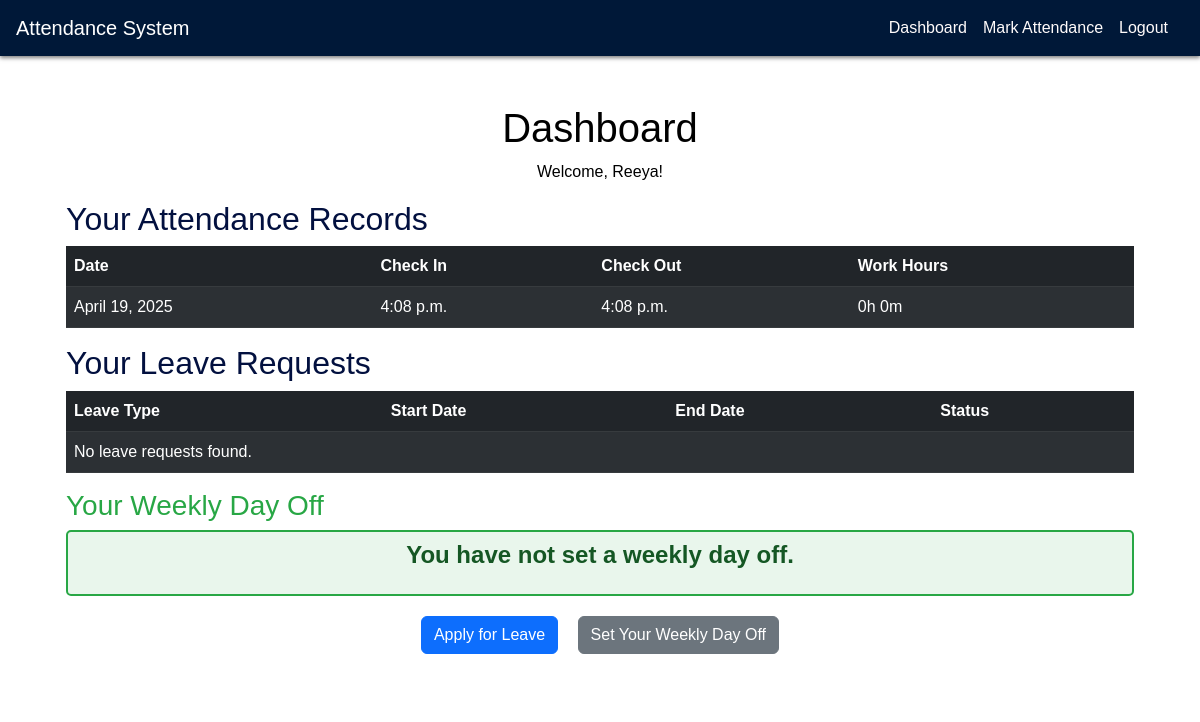
Before: /dashboard/ (signed in) with the older database file.
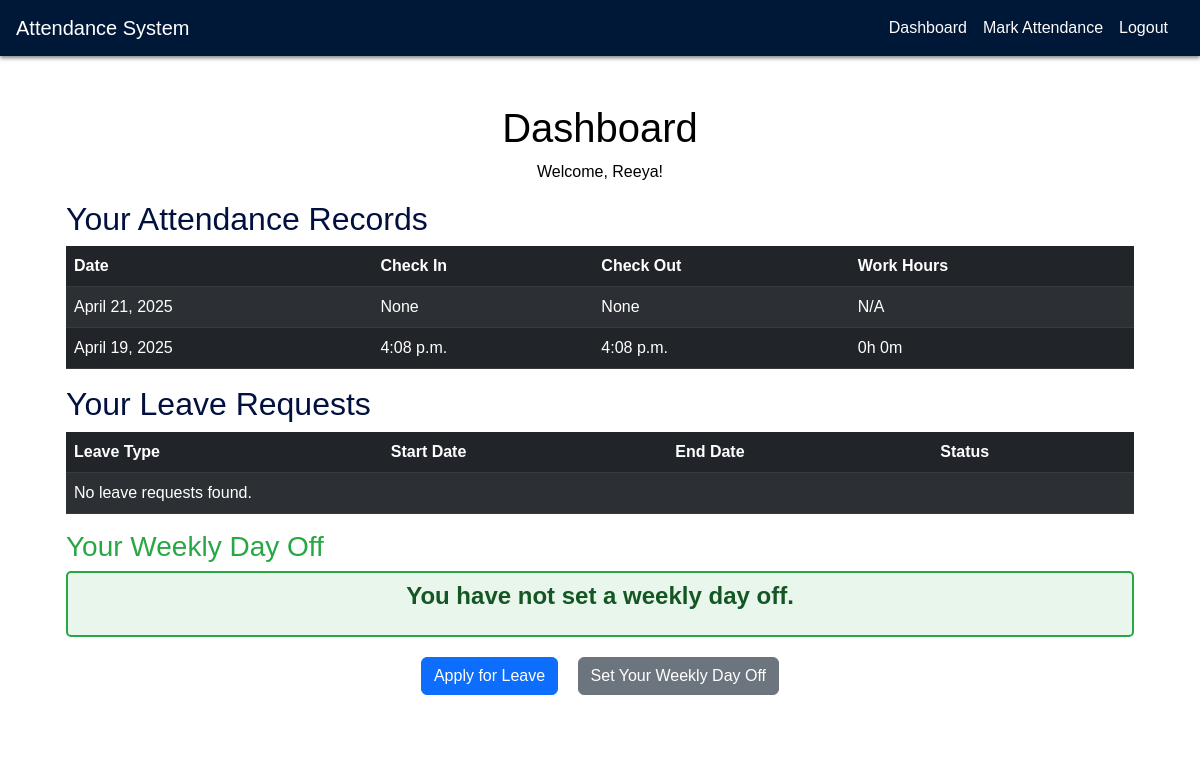
After: the same page with the newer database file.
### attendance/models.py (models this page shows, shortened)
class AttendanceRecord(models.Model):
    user = models.ForeignKey(User, on_delete=models.CASCADE)
    date = models.DateField(auto_now_add=True)
    check_in_time = models.TimeField(null=True, blank=True)
    check_out_time = models.TimeField(null=True, blank=True)

### attendance/views.py (the view)
# urls.py: path('dashboard/', views.dashboard, name='dashboard'),
@login_required
def dashboard(request):
    attendance_records_list = AttendanceRecord.objects.filter(user=request.user).order_by('-date')
    leave_requests_list = LeaveRequest.objects.filter(user=request.user).order_by('-applied_at')
    attendance_page = request.GET.get('attendance_page', 1)
    attendance_paginator = Paginator(attendance_records_list, 10)
    try:
        attendance_records = attendance_paginator.page(attendance_page)
    except PageNotAnInteger:
        attendance_records = attendance_paginator.page(1)
    except EmptyPage:
        attendance_records = attendance_paginator.page(attendance_paginator.num_pages)
    leave_page = request.GET.get('leave_page', 1)
    leave_paginator = Paginator(leave_requests_list, 10)
    try:
        leave_requests = leave_paginator.page(leave_page)
    except PageNotAnInteger:
        leave_requests = leave_paginator.page(1)
    except EmptyPage:
        leave_requests = leave_paginator.page(leave_paginator.num_pages)
    for record in attendance_records:
        if record.check_in_time and record.check_out_time:
            check_in_dt = datetime.datetime.combine(record.date, record.check_in_time)
            check_out_dt = datetime.datetime.combine(record.date, record.check_out_time)
            duration = check_out_dt - check_in_dt
            hours, remainder = divmod(duration.seconds, 3600)
            minutes, _ = divmod(remainder, 60)
            record.work_hours = f"{hours}h {minutes}m"
        else:
            record.work_hours = "N/A"
    try:
        weekly_day_off = WeeklyDayOff.objects.get(user=request.user)
    except WeeklyDayOff.DoesNotExist:
        weekly_day_off = None
    return render(request, 'attendance/dashboard.html', {
        'attendance_records': attendance_records,
        'weekly_day_off': weekly_day_off,
        'leave_requests': leave_requests,
        'is_office_head': False,
    })

### templates/attendance/dashboard.html (shortened to what this page needs)
{% extends 'attendance/base.html' %}
{% block content %}
<div class="container mt-4 p-4 rounded" style="background-color: rgba(255, 255, 255, 0.85); color: #000;">
  <h1 class="text-center">Dashboard</h1>
  <p class="text-center">Welcome, {{ user.username }}!</p>
  <h2 style="color: #02103f;">Your Attendance Records</h2>
  <table class="table table-dark table-striped">
      <thead>
          <tr>
              <th>Date</th>
              <th>Check In</th>
              <th>Check Out</th>
              <th>Work Hours</th>
          </tr>
      </thead>
      <tbody>
          {% for record in attendance_records %}
          <tr>
              <td>{{ record.date }}</td>
              <td>{{ record.check_in_time }}</td>
              <td>{{ record.check_out_time }}</td>
              <td>{{ record.work_hours }}</td>
          </tr>
          {% empty %}
          <tr>
              <td colspan="4">No attendance records found.</td>
          </tr>
          {% endfor %}
      </tbody>
  </table>
  <h2 style="color: #02103f;">Your Leave Requests</h2>
  <table class="table table-dark table-striped">
      <thead>
          <tr>
              <th>Leave Type</th>
              <th>Start Date</th>
              <th>End Date</th>
              <th>Status</th>
          </tr>
      </thead>
      <tbody>
          {% for leave in leave_requests %}
          <tr>
              <td>{{ leave.leave_type }}</td>
              <td>{{ leave.start_date }}</td>
              <td>{{ leave.end_date }}</td>
              <td>{{ leave.status }}</td>
          </tr>
          {% empty %}
          <tr>
              <td colspan="4">No leave requests found.</td>
          </tr>
          {% endfor %}
      </tbody>
  </table>
  <h3 style="color: #28a745;">Your Weekly Day Off</h3>
  <div class="text-center" style="padding: 5px; border: 2px solid #28a745; border-radius: 5px; background-color: rgba(40, 167, 69, 0.1); margin-bottom: 20px;">
      {% if weekly_day_off %}
          <p style="font-size: 1.5em; font-weight: bold; color: #155724;">Your selected day off is: <strong>{{ weekly_day_off.get_day_off_display }}</strong></p>
      {% else %}
          <p style="font-size: 1.5em; font-weight: bold; color: #155724;">You have not set a weekly day off.</p>
      {% endif %}
  </div>
  <p class="text-center" style="margin-bottom: 0;">
      <a href="{% url 'attendance:leave_request_create' %}" class="btn btn-primary" style="margin-right: 15px;">Apply for Leave</a>
      <a href="{% url 'attendance:weekly_day_off' %}" class="btn btn-secondary">Set Your Weekly Day Off</a>
  </p>
</div>
{% endblock %}

Changed rows visible on the page:
added AttendanceRecord: date "April 21, 2025", check_in_time "None", check_out_time "None", work_hours "N/A"
